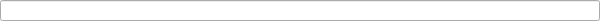
<?xml version="1.0" encoding="UTF-8"?>
<ui version="4.0">
 <class>ModeLineEdit</class>
 <widget class="QLineEdit" name="ModeLineEdit">
  <property name="geometry">
   <rect>
    <x>0</x>
    <y>0</y>
    <width>600</width>
    <height>21</height>
   </rect>
  </property>
  <action name="actionFindMode">
   <property name="icon">
    <iconset resource="../../icons/light/resources/light.qrc">
     <normaloff>:/icons/Find.svg</normaloff>:/icons/Find.svg</iconset>
   </property>
   <property name="text">
    <string>Find</string>
   </property>
   <property name="menuRole">
    <enum>QAction::MenuRole::NoRole</enum>
   </property>
   <property name="type" stdset="0">
    <string notr="true">Find</string>
   </property>
  </action>
  <action name="actionFilterMode">
   <property name="icon">
    <iconset resource="../../icons/light/resources/light.qrc">
     <normaloff>:/icons/Filter.svg</normaloff>:/icons/Filter.svg</iconset>
   </property>
   <property name="text">
    <string>Filter</string>
   </property>
   <property name="menuRole">
    <enum>QAction::MenuRole::NoRole</enum>
   </property>
   <property name="type" stdset="0">
    <string notr="true">Filter</string>
   </property>
  </action>
 </widget>
 <layoutdefault spacing="6" margin="11"/>
 <resources>
  <include location="../../icons/light/resources/light.qrc"/>
 </resources>
 <connections/>
</ui>
